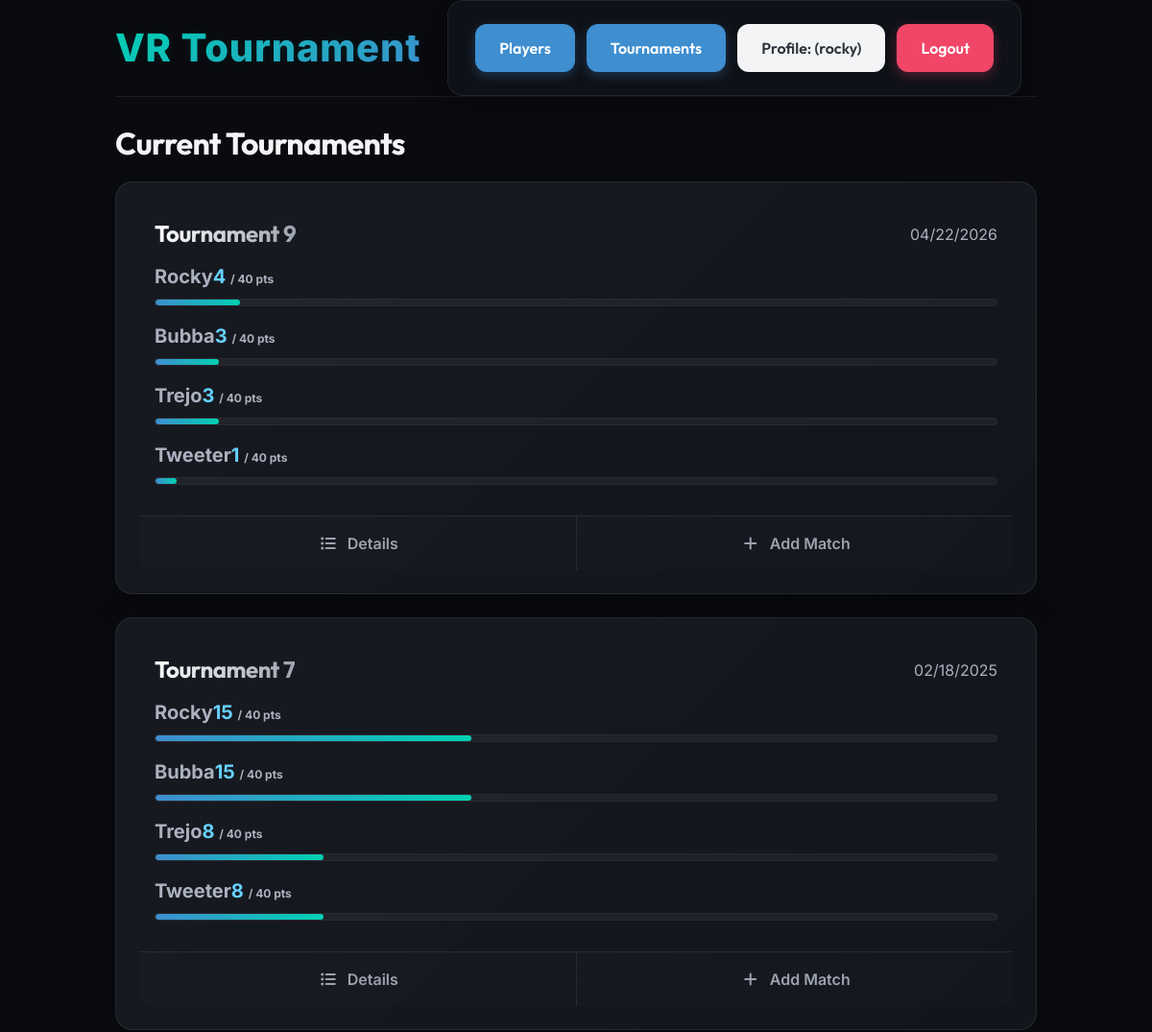
The app's page / (signed in, upper part), older data.
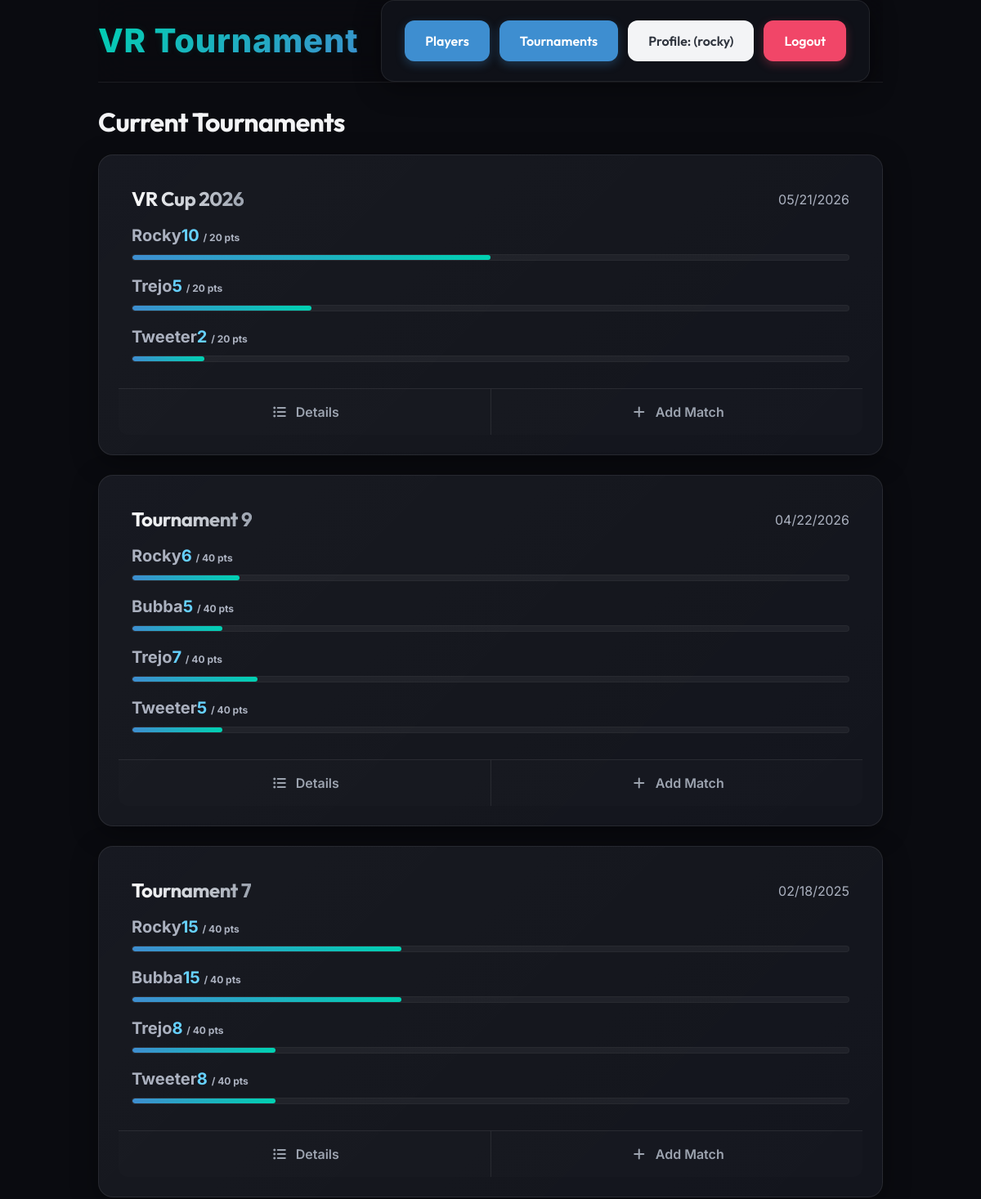
The same page, newer data.
### vr_tournaments/models.py (models this page shows, shortened)
class Tournament(models.Model):
    date = models.DateField(default=timezone.localdate)
    name = models.CharField(max_length=255, blank=True)
    winner = models.CharField(max_length=255, blank=True)
    points_to_win = models.IntegerField(default=0)
    class Meta:
        ordering = ["-date"]

class Player(models.Model):
    name = models.CharField(max_length=255, unique=True)
    tournaments = models.ManyToManyField(Tournament, related_name="players")

### vr_tournaments/views.py (the view)
# urls.py: path("", views.index, name="index"),
@login_required
def index(request):
    active_tournaments = Tournament.objects.filter(winner="").order_by("-date")
    previous_tournaments = Tournament.objects.exclude(winner="").order_by("-date")
    active_tournament_data = []
    for tournament in active_tournaments:
        player_scores = calculate_player_scores(tournament)
        winner = None
        max_score = 0
        for player, score in player_scores:
            if score >= tournament.points_to_win and (winner is None or score > max_score):
                winner = player
                max_score = score
        if winner:
            tournament.winner = winner.name
            tournament.save()
        active_tournament_data.append(
            {
                "tournament": tournament,
                "player_scores": player_scores,
            }
        )
    previous_tournament_data = []
    for tournament in previous_tournaments:
        player_scores = calculate_player_scores(tournament)
        previous_tournament_data.append(
            {
                "tournament": tournament,
                "player_scores": player_scores,
            }
        )
    return render(
        request,
        "index.html",
        {
            "active_tournaments": active_tournament_data,
            "previous_tournaments": previous_tournament_data,
        },
    )

### vr_tournaments/templatetags/user_tags.py (called while the page is built)
@register.filter(name="has_group")
def has_group(user, group_name):
    if user.is_superuser:
        return True
    return user.groups.filter(name=group_name).exists()

@register.filter(name="percentage")
def percentage(value, max_value):
    try:
        val = float(value)
        max_val = float(max_value)
        if max_val > 0:
            return min(100.0, max(0.0, (val / max_val) * 100))
        return 0
    except (ValueError, TypeError):
        return 0

### vr_tournaments/views.py (called while the page is built)
def calculate_player_scores(tournament):
    player_scores = []
    for player in tournament.players.all():
        total_score = (
            player.scores.filter(match__tournament=tournament).aggregate(
                total=Sum("score")
            )["total"]
            or 0
        )
        player_scores.append((player, total_score))
    return player_scores

### vr_tournaments/templates/index.html (shortened to what this page needs)
{% extends "base.html" %}
{% load user_tags %}
{% block content %}
  {% if active_tournaments %}
    <h2 class="is-size-3 mb-4">Current Tournaments</h2>
    {% for item in active_tournaments %}
      {% with tournament=item.tournament player_scores=item.player_scores %}
        <div class="card mb-5">
          <div class="card-content pt-0 pb-4 px-4">
            <div class="content">
              <div class="level is-mobile mb-4 pt-4">
                <div class="level-left">
                  <div class="level-item">
                    <p class="title is-4 m-0" style="background: linear-gradient(90deg, #fff 0%, var(--text-muted) 100%); -webkit-background-clip: text; -webkit-text-fill-color: transparent;">{{ tournament.name }}</p>
                  </div>
                </div>
                <div class="level-right">
                  <div class="level-item">
                    <p class="subtitle is-6 m-0 has-text-grey-light">{{ tournament.date|date:"m/d/Y" }}</p>
                  </div>
                </div>
              </div>
              <div class="players-progress mt-4 mb-2">
                {% for player, score in player_scores %}
                  <div class="mb-4">
                    <div class="is-flex is-justify-content-between is-align-items-center mb-1">
                      <span class="has-text-weight-bold is-size-5">{{ player.name }}</span>
                      <span class="has-text-weight-bold is-size-5 {% if score >= tournament.points_to_win %}has-text-success{% else %}has-text-info{% endif %}">
                        {{ score }} <span class="is-size-7 has-text-grey-light">/ {{ tournament.points_to_win }} pts</span>
                      </span>
                    </div>
                    <div class="progress-bar-container">
                      <div class="progress-bar-fill {% if score >= tournament.points_to_win %}winner{% endif %}"
                           style="width: {{ score|percentage:tournament.points_to_win }}%;"></div>
                    </div>
                  </div>
                {% endfor %}
              </div>
            </div>
          </div>
          {% if user|has_group:"powerUser" %}
            <footer class="card-footer">
              <a href="{% url 'tournament_detail' tournament.pk %}"
                 class="card-footer-item">
                 <span class="icon mr-2"><i class="fas fa-list-ul"></i></span>
                 Details
              </a>
              <a href="{% url 'create_match' tournament.pk %}"
                 class="card-footer-item">
                 <span class="icon mr-2"><i class="fas fa-plus"></i></span>
                 Add Match
              </a>
            </footer>
          {% endif %}
        </div>
      {% endwith %}
    {% endfor %}
  {% endif %}
{% endblock content %}

Row changes from the older to the newer data that the page shows:
added Tournament: tournament.name "VR Cup 2026", tournament "05/21/2026", points_to_win "20", Player (name "Rocky", score "10"), Player (name "Trejo", id "5"), Player (name "Tweeter", score "2")
computed for Player "Rocky": score "4" → "6"; {{ score|percentage:tournament.points_to_win }} 10.0 → 15.0 (drawn)
computed for Player "Trejo": score "3" → "7"; {{ score|percentage:tournament.points_to_win }} 7.5 → 17.5 (drawn)
computed for Player "Tweeter": score "1" → "5"; {{ score|percentage:tournament.points_to_win }} 2.5 → 12.5 (drawn)
computed for Player "Bubba": score "3" → "5"; {{ score|percentage:tournament.points_to_win }} 7.5 → 12.5 (drawn)
